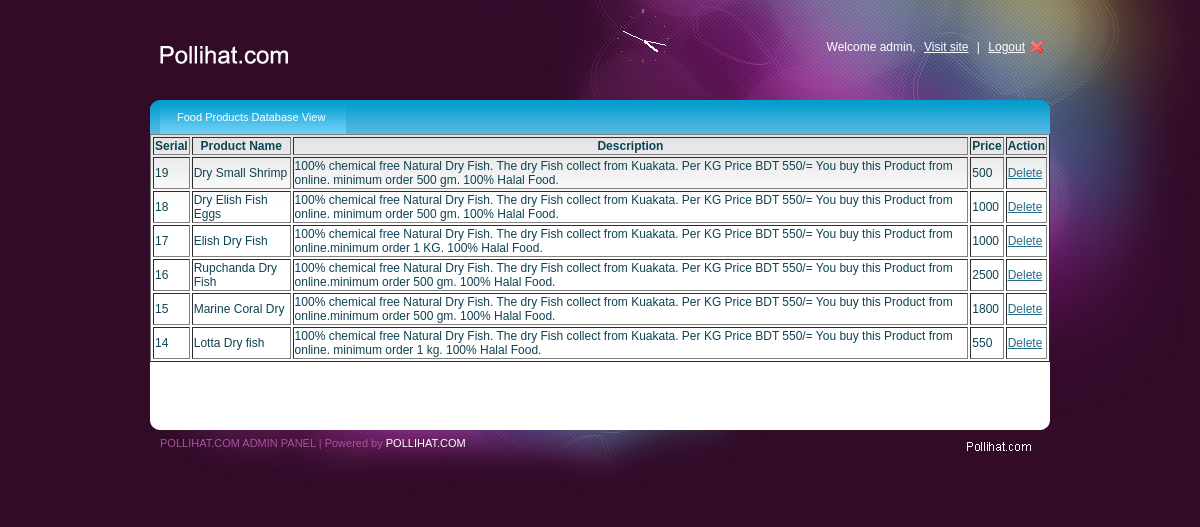
Screenshot of /adminpanel/insert/database_food_products_view.php (signed in) with the database file from the repository.
### tables this page shows
CREATE TABLE IF NOT EXISTS `p_dry_fish_view` (
  `serial` int(11) NOT NULL AUTO_INCREMENT,
  `name` varchar(20) NOT NULL,
  `description` varchar(255) NOT NULL,
  `price` float NOT NULL,
  `picture` varchar(80) NOT NULL,
  `P_catagory` varchar(5000) NOT NULL,
  `P_code` varchar(5000) NOT NULL,
  PRIMARY KEY (`serial`)
);

### adminpanel/insert/database_food_products_view.php (the view, shortened to what this page needs)
<?php
if (!isset($_POST['submit']))
{
?>
<?php
$user_check=$_SESSION['user'];
$ses_sql=mysql_query("select username from adminlogin where username='$user_check' ");
$row=mysql_fetch_array($ses_sql);
$login_session=$row['username'];
?>
<!DOCTYPE html PUBLIC "-//W3C//DTD XHTML 1.0 Transitional//EN" "http://www.w3.org/TR/xhtml1/DTD/xhtml1-transitional.dtd">
<html xmlns="http://www.w3.org/1999/xhtml">
<head>
<link rel="stylesheet" type="text/css" href="style.css" />
<link rel="stylesheet" type="text/css" media="all" href="niceforms-default.css" />
</head>
<body>
<div id="main_container">
	<div class="header">
    <div class="logo"><a href="#"><img src="images/logo.gif" alt="" title="" border="0" /></a></div>
    <div class="right_header">Welcome <?php echo $login_session ?>, <a href="http://pollihat.com" target="_blank">Visit site</a> | <a href="logout.php" class="logout">Logout</a></div>
    <div id="clock_a"></div>
    </div>
    <div class="main_content">
                    <div class="menu">
                    <ul>
                    <li><a class="current" href="database_food_products_view.php">Food Products Database View</a></li>
                    </ul>
                    </div>
                    <div align="center">
<?php
$result = mysql_query("SELECT * FROM p_dry_fish_view ORDER BY serial DESC");
if(mysql_num_rows($result) > 0)
{
echo "<table border='1' weight='100%' >
<tr >
<th>Serial</th>
<th>Product Name</th>
<th>Description</th>
<th>Price</th>
<th>Action</th>
</tr>";
while($row = mysql_fetch_array($result))
  {
  echo "<tr>";  echo "<td>" . $row['serial'] . "</td>";
                  echo "<td>" . $row['name'] . "</td>";
                  echo "<td>" . $row['description'] . "</td>";
                  echo "<td>" . $row['price'] . "</td>";
			  echo "<td><a href=\"delete_form_customer.php?serial=".$row['serial']."\" onclick=\"return window.confirm('Are you sure you want to delete?')\">Delete</a></td>";
  echo "</tr>";
  }
echo "</table>";
}
?>
  </div>
    </div>
    <div class="footer">
    	<div class="left_footer">POLLIHAT.COM ADMIN PANEL | Powered by <a href="http://pollihat.com" target="_blank">POLLIHAT.COM</a></div>
    	<div class="right_footer"><a href="http://pollihat.com" target="_blank"><img src="images/indeziner_logo.gif" alt="" title="" border="0" /></a></div>
    </div>
</div>
</body>
<?php }
?>
</html>

### adminpanel/insert/style.css (style rules this page uses)
body { background:url(images/bg.jpg) no-repeat center top #310b28; font-family:Arial, Helvetica, sans-serif; padding:0; font-size:12px; margin:0 auto; color: #0e4354; }
a { color:#256c89; }
#main_container { margin:0 auto; width:900px; padding:0px 0 0px 0; }
.header { width:900px; height:100px; }
.logo { float:left; padding:35px 0 0 0; }
#clock_a { float:right; padding:15px 0 0 0; }
.right_header { width:350px; float:right; text-align:right; color:#FFFFFF; padding:40px 0 0 0; }
.right_header a { margin:0 5px 0 5px; text-decoration:underline; color:#FFFFFF; }
.right_header a.logout { background:url(images/user_logout.png) no-repeat right; padding-right:20px; }
.main_content { margin:0 auto; width:900px; height:auto; padding:0px 0 50px 0; background:url(images/menu_bg.jpg) no-repeat center top #fff; }
.footer { width:900px;height:87px;background:url(images/footer_bg.jpg) no-repeat center top; }
.left_footer { float:left;padding:25px 0 0 10px;color:#a8549b;font-size:11px; }
.left_footer a { color:#FFFFFF;text-decoration:none; }
.right_footer { float:right;padding:25px 10px 0 0; }
.menu { font-size:11px;padding:0px 10px 0 10px; float:left; width:880px; }
.menu ul { padding:0;margin:0;list-style-type:none; height:34px; }
.menu ul li { float:left;height:34px;line-height:34px; }
.menu a, .menu a:visited { display:block;float:left;height:100%;font-size:11px;text-decoration:none;color:#fff;padding:0 21px 0 17px; }
.menu a.current { background:url(images/menu_bg.gif) repeat-x center; }

### rows the page displays
p_dry_fish_view: serial "19", name "Dry Small Shrimp", description "100% chemical free Natural Dry Fish. The dry Fish collect from Kuakata. Per KG Price BDT 550/= You buy this Product from online. minimum order 500 gm. 100% Halal Food.", price "500"
p_dry_fish_view: serial "18", name "Dry Elish Fish Eggs", description "100% chemical free Natural Dry Fish. The dry Fish collect from Kuakata. Per KG Price BDT 550/= You buy this Product from online. minimum order 500 gm. 100% Halal Food.", price "1000"
p_dry_fish_view: serial "17", name "Elish Dry Fish", description "100% chemical free Natural Dry Fish. The dry Fish collect from Kuakata. Per KG Price BDT 550/= You buy this Product from online.minimum order 1 KG. 100% Halal Food.", price "1000"
p_dry_fish_view: serial "16", name "Rupchanda Dry Fish", description "100% chemical free Natural Dry Fish. The dry Fish collect from Kuakata. Per KG Price BDT 550/= You buy this Product from online.minimum order 500 gm. 100% Halal Food.", price "2500"
p_dry_fish_view: serial "15", name "Marine Coral Dry", description "100% chemical free Natural Dry Fish. The dry Fish collect from Kuakata. Per KG Price BDT 550/= You buy this Product from online.minimum order 500 gm. 100% Halal Food.", price "1800"
p_dry_fish_view: serial "14", name "Lotta Dry fish", description "100% chemical free Natural Dry Fish. The dry Fish collect from Kuakata. Per KG Price BDT 550/= You buy this Product from online. minimum order 1 kg. 100% Halal Food.", price "550"

### other values shown
$login_session "admin"
